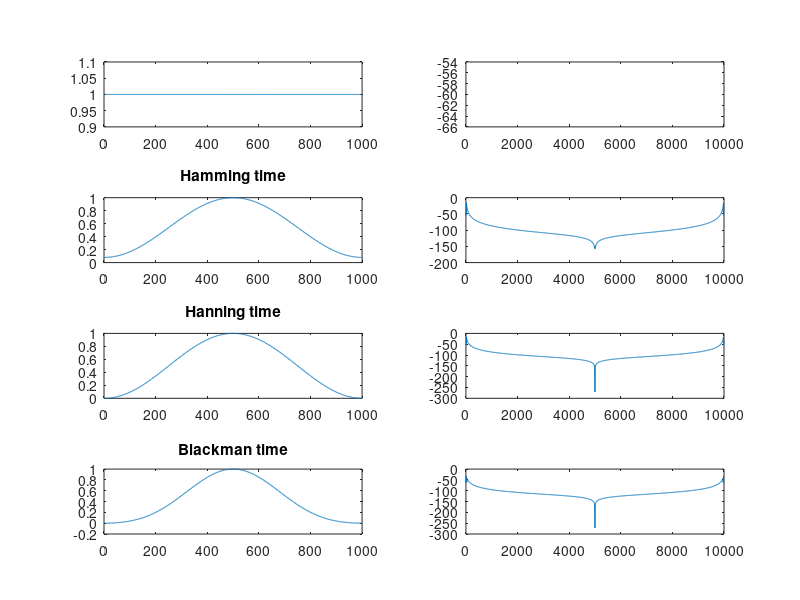

The MATLAB source for this figure:
N = 1000;
fs = 10000;
freq = 0:10:fs-1;
subplot(4,2,1);
title('Rectangular time');
wrect = rectwin(1000);
plot(wrect);

subplot(4,2,2);
title('Rectangular mag');
magrect = -abs(20*log10(fft(wrect,N)));
plot(freq,magrect);

subplot(4,2,3);
whamm = hamming(1000);
plot(whamm);
title('Hamming time');

subplot(4,2,4);
title('Hamming mag');
maghamm = -abs(20*log10(fft(whamm,N)));
plot(freq,maghamm);

subplot(4,2,5);
whann = hanning(1000);
plot(whann);
title('Hanning time');

subplot(4,2,6);
title('Hanning mag');
maghann = -abs(20*log10(fft(whann,N)));
plot(freq,maghann);

subplot(4,2,7);
wblac = blackman(1000);
plot(wblac);
title('Blackman time');

subplot(4,2,8);
title('Blackman mag');
magblac = -abs(20*log10(fft(wblac,N)));
plot(freq,magblac);